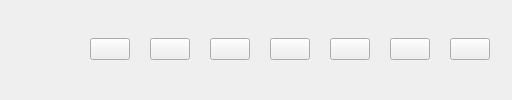
    <widget class="QWidget" name="widget_title" native="true">
     <property name="sizePolicy">
      <sizepolicy hsizetype="Preferred" vsizetype="Fixed">
       <horstretch>0</horstretch>
       <verstretch>0</verstretch>
      </sizepolicy>
     </property>
     <property name="minimumSize">
      <size>
       <width>0</width>
       <height>33</height>
      </size>
     </property>
     <layout class="QHBoxLayout" name="horizontalLayout_4">
      <property name="spacing">
       <number>0</number>
      </property>
      <property name="leftMargin">
       <number>16</number>
      </property>
      <property name="topMargin">
       <number>0</number>
      </property>
      <property name="rightMargin">
       <number>16</number>
      </property>
      <property name="bottomMargin">
       <number>0</number>
      </property>
      <item>
       <layout class="QHBoxLayout" name="horizontalLayout_2">
        <property name="spacing">
         <number>0</number>
        </property>
        <item>
         <widget class="QLabel" name="labelLogo">
          <property name="sizePolicy">
           <sizepolicy hsizetype="Preferred" vsizetype="Fixed">
            <horstretch>0</horstretch>
            <verstretch>0</verstretch>
           </sizepolicy>
          </property>
          <property name="text">
           <string notr="true"/>
          </property>
          <property name="pixmap">
           <pixmap resource="../themes/green/green.qrc">:/images/renderbus_icon.png</pixmap>
          </property>
          <property name="alignment">
           <set>Qt::AlignLeading|Qt::AlignLeft|Qt::AlignVCenter</set>
          </property>
         </widget>
        </item>
        <item>
         <spacer name="horizontalSpacer_9">
          <property name="orientation">
           <enum>Qt::Horizontal</enum>
          </property>
          <property name="sizeType">
           <enum>QSizePolicy::Expanding</enum>
          </property>
          <property name="sizeHint" stdset="0">
           <size>
            <width>40</width>
            <height>20</height>
           </size>
          </property>
         </spacer>
        </item>
        <item>
         <widget class="QWidget" name="widget_2" native="true">
          <layout class="QVBoxLayout" name="verticalLayout_2">
           <property name="spacing">
            <number>0</number>
           </property>
           <property name="leftMargin">
            <number>0</number>
           </property>
           <property name="topMargin">
            <number>0</number>
           </property>
           <property name="rightMargin">
            <number>0</number>
           </property>
           <property name="bottomMargin">
            <number>0</number>
           </property>
           <item>
            <widget class="QWidget" name="widget_menu" native="true">
             <property name="sizePolicy">
              <sizepolicy hsizetype="Preferred" vsizetype="Preferred">
               <horstretch>0</horstretch>
               <verstretch>0</verstretch>
              </sizepolicy>
             </property>
             <property name="maximumSize">
              <size>
               <width>16777215</width>
               <height>33</height>
              </size>
             </property>
             <layout class="QHBoxLayout" name="horizontalLayout">
              <property name="spacing">
               <number>20</number>
              </property>
              <property name="leftMargin">
               <number>0</number>
              </property>
              <property name="topMargin">
               <number>0</number>
              </property>
              <property name="rightMargin">
               <number>6</number>
              </property>
              <property name="bottomMargin">
               <number>0</number>
              </property>
              <item>
               <widget class="QWidget" name="widget_user" native="true">
                <layout class="QHBoxLayout" name="horizontalLayout_6">
                 <property name="spacing">
                  <number>0</number>
                 </property>
                 <property name="leftMargin">
                  <number>0</number>
                 </property>
                 <property name="topMargin">
                  <number>0</number>
                 </property>
                 <property name="rightMargin">
                  <number>0</number>
                 </property>
                 <property name="bottomMargin">
                  <number>0</number>
                 </property>
                 <item>
                  <widget class="Label" name="label_head">
                   <property name="maximumSize">
                    <size>
                     <width>24</width>
                     <height>24</height>
                    </size>
                   </property>
                   <property name="text">
                    <string/>
                   </property>
                   <property name="pixmap">
                    <pixmap resource="../themes/green/green.qrc">:/images/head.png</pixmap>
                   </property>
                   <property name="scaledContents">
                    <bool>true</bool>
                   </property>
                   <property name="alignment">
                    <set>Qt::AlignCenter</set>
                   </property>
                  </widget>
                 </item>
                </layout>
               </widget>
              </item>
              <item>
               <widget class="QPushButton" name="btnDownloadlist">
                <property name="sizePolicy">
                 <sizepolicy hsizetype="Fixed" vsizetype="Fixed">
                  <horstretch>0</horstretch>
                  <verstretch>0</verstretch>
                 </sizepolicy>
                </property>
                <property name="cursor">
                 <cursorShape>ArrowCursor</cursorShape>
                </property>
                <property name="focusPolicy">
                 <enum>Qt::NoFocus</enum>
                </property>
                <property name="toolTip">
                 <string>下载</string>
                </property>
                <property name="text">
                 <string/>
                </property>
                <property name="flat">
                 <bool>false</bool>
                </property>
               </widget>
              </item>
              <item>
               <widget class="QPushButton" name="btnContactService">
                <property name="sizePolicy">
                 <sizepolicy hsizetype="Fixed" vsizetype="Fixed">
                  <horstretch>0</horstretch>
                  <verstretch>0</verstretch>
                 </sizepolicy>
                </property>
                <property name="toolTip">
                 <string>联系客服</string>
                </property>
                <property name="text">
                 <string/>
                </property>
               </widget>
              </item>
              <item>
               <widget class="QPushButton" name="btnMenu">
                <property name="sizePolicy">
                 <sizepolicy hsizetype="Fixed" vsizetype="Fixed">
                  <horstretch>0</horstretch>
                  <verstretch>0</verstretch>
                 </sizepolicy>
                </property>
                <property name="cursor">
                 <cursorShape>ArrowCursor</cursorShape>
                </property>
                <property name="focusPolicy">
                 <enum>Qt::NoFocus</enum>
                </property>
                <property name="toolTip">
                 <string>菜单</string>
                </property>
                <property name="text">
                 <string/>
                </property>
                <property name="flat">
                 <bool>false</bool>
                </property>
               </widget>
              </item>
              <item>
               <widget class="QPushButton" name="btnMin">
                <property name="sizePolicy">
                 <sizepolicy hsizetype="Fixed" vsizetype="Fixed">
                  <horstretch>0</horstretch>
                  <verstretch>0</verstretch>
                 </sizepolicy>
                </property>
                <property name="cursor">
                 <cursorShape>ArrowCursor</cursorShape>
                </property>
                <property name="focusPolicy">
                 <enum>Qt::NoFocus</enum>
                </property>
                <property name="toolTip">
                 <string>最小化</string>
                </property>
                <property name="text">
                 <string/>
                </property>
                <property name="flat">
                 <bool>false</bool>
                </property>
               </widget>
              </item>
              <item>
               <widget class="QPushButton" name="btnRestore">
                <property name="sizePolicy">
                 <sizepolicy hsizetype="Fixed" vsizetype="Fixed">
                  <horstretch>0</horstretch>
                  <verstretch>0</verstretch>
                 </sizepolicy>
                </property>
                <property name="cursor">
                 <cursorShape>ArrowCursor</cursorShape>
                </property>
                <property name="focusPolicy">
                 <enum>Qt::NoFocus</enum>
                </property>
                <property name="toolTip">
                 <string>还原</string>
                </property>
                <property name="text">
                 <string/>
                </property>
                <property name="flat">
                 <bool>false</bool>
                </property>
               </widget>
              </item>
              <item>
               <widget class="QPushButton" name="btnMax">
                <property name="sizePolicy">
                 <sizepolicy hsizetype="Fixed" vsizetype="Fixed">
                  <horstretch>0</horstretch>
                  <verstretch>0</verstretch>
                 </sizepolicy>
                </property>
                <property name="cursor">
                 <cursorShape>ArrowCursor</cursorShape>
                </property>
                <property name="focusPolicy">
                 <enum>Qt::NoFocus</enum>
                </property>
                <property name="toolTip">
                 <string>最大化</string>
                </property>
                <property name="text">
                 <string/>
                </property>
                <property name="flat">
                 <bool>false</bool>
                </property>
               </widget>
              </item>
              <item>
               <widget class="QPushButton" name="btnClose">
                <property name="sizePolicy">
                 <sizepolicy hsizetype="Fixed" vsizetype="Fixed">
                  <horstretch>0</horstretch>
                  <verstretch>0</verstretch>
                 </sizepolicy>
                </property>
                <property name="cursor">
                 <cursorShape>ArrowCursor</cursorShape>
                </property>
                <property name="focusPolicy">
                 <enum>Qt::NoFocus</enum>
                </property>
                <property name="toolTip">
                 <string>关闭</string>
                </property>
                <property name="text">
                 <string/>
                </property>
                <property name="flat">
                 <bool>false</bool>
                </property>
               </widget>
              </item>
             </layout>
            </widget>
           </item>
          </layout>
         </widget>
        </item>
       </layout>
      </item>
     </layout>
    </widget>
